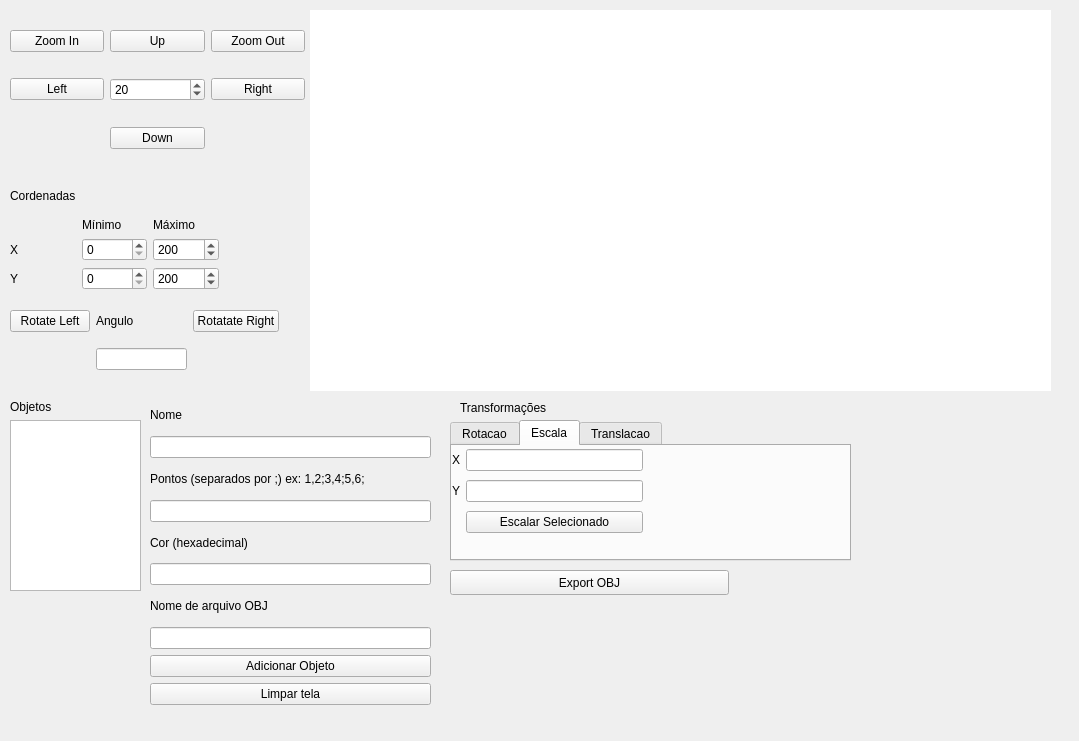
<?xml version="1.0" encoding="UTF-8"?>
<ui version="4.0">
 <class>MainWindow</class>
 <widget class="QWidget" name="MainWindow">
  <property name="geometry">
   <rect>
    <x>0</x>
    <y>0</y>
    <width>1079</width>
    <height>741</height>
   </rect>
  </property>
  <property name="windowTitle">
   <string>MainWindow</string>
  </property>
  <property name="styleSheet">
   <string notr="true"/>
  </property>
  <widget class="QWidget" name="gridLayoutWidget">
   <property name="geometry">
    <rect>
     <x>10</x>
     <y>10</y>
     <width>295</width>
     <height>159</height>
    </rect>
   </property>
   <layout class="QGridLayout" name="gridLayout">
    <item row="0" column="1">
     <widget class="QPushButton" name="buttonUp">
      <property name="text">
       <string>Up</string>
      </property>
     </widget>
    </item>
    <item row="1" column="2">
     <widget class="QPushButton" name="buttonRight">
      <property name="text">
       <string>Right</string>
      </property>
     </widget>
    </item>
    <item row="0" column="0">
     <widget class="QPushButton" name="buttonZoomIn">
      <property name="text">
       <string>Zoom In</string>
      </property>
     </widget>
    </item>
    <item row="0" column="2">
     <widget class="QPushButton" name="buttonZoomOut">
      <property name="text">
       <string>Zoom Out</string>
      </property>
     </widget>
    </item>
    <item row="1" column="1">
     <widget class="QSpinBox" name="spinBoxStep">
      <property name="value">
       <number>20</number>
      </property>
     </widget>
    </item>
    <item row="1" column="0">
     <widget class="QPushButton" name="buttonLeft">
      <property name="text">
       <string>Left</string>
      </property>
     </widget>
    </item>
    <item row="3" column="1">
     <widget class="QPushButton" name="buttonDown">
      <property name="text">
       <string>Down</string>
      </property>
     </widget>
    </item>
   </layout>
  </widget>
  <widget class="QWidget" name="drawArea" native="true">
   <property name="geometry">
    <rect>
     <x>310</x>
     <y>10</y>
     <width>741</width>
     <height>381</height>
    </rect>
   </property>
   <property name="palette">
    <palette>
     <active>
      <colorrole role="WindowText">
       <brush brushstyle="SolidPattern">
        <color alpha="255">
         <red>0</red>
         <green>0</green>
         <blue>0</blue>
        </color>
       </brush>
      </colorrole>
      <colorrole role="Button">
       <brush brushstyle="SolidPattern">
        <color alpha="255">
         <red>255</red>
         <green>255</green>
         <blue>255</blue>
        </color>
       </brush>
      </colorrole>
      <colorrole role="Light">
       <brush brushstyle="SolidPattern">
        <color alpha="255">
         <red>255</red>
         <green>255</green>
         <blue>255</blue>
        </color>
       </brush>
      </colorrole>
      <colorrole role="Midlight">
       <brush brushstyle="SolidPattern">
        <color alpha="255">
         <red>255</red>
         <green>255</green>
         <blue>255</blue>
        </color>
       </brush>
      </colorrole>
      <colorrole role="Dark">
       <brush brushstyle="SolidPattern">
        <color alpha="255">
         <red>127</red>
         <green>127</green>
         <blue>127</blue>
        </color>
       </brush>
      </colorrole>
      <colorrole role="Mid">
       <brush brushstyle="SolidPattern">
        <color alpha="255">
         <red>170</red>
         <green>170</green>
         <blue>170</blue>
        </color>
       </brush>
      </colorrole>
      <colorrole role="Text">
       <brush brushstyle="SolidPattern">
        <color alpha="255">
         <red>0</red>
         <green>0</green>
         <blue>0</blue>
        </color>
       </brush>
      </colorrole>
      <colorrole role="BrightText">
       <brush brushstyle="SolidPattern">
        <color alpha="255">
         <red>255</red>
         <green>255</green>
         <blue>255</blue>
        </color>
       </brush>
      </colorrole>
      <colorrole role="ButtonText">
       <brush brushstyle="SolidPattern">
        <color alpha="255">
         <red>0</red>
         <green>0</green>
         <blue>0</blue>
        </color>
       </brush>
      </colorrole>
      <colorrole role="Base">
       <brush brushstyle="SolidPattern">
        <color alpha="255">
         <red>255</red>
         <green>255</green>
         <blue>255</blue>
        </color>
       </brush>
      </colorrole>
      <colorrole role="Window">
       <brush brushstyle="SolidPattern">
        <color alpha="255">
         <red>255</red>
         <green>255</green>
         <blue>255</blue>
        </color>
       </brush>
      </colorrole>
      <colorrole role="Shadow">
       <brush brushstyle="SolidPattern">
        <color alpha="255">
         <red>0</red>
         <green>0</green>
         <blue>0</blue>
        </color>
       </brush>
      </colorrole>
      <colorrole role="AlternateBase">
       <brush brushstyle="SolidPattern">
        <color alpha="255">
         <red>255</red>
         <green>255</green>
         <blue>255</blue>
        </color>
       </brush>
      </colorrole>
      <colorrole role="ToolTipBase">
       <brush brushstyle="SolidPattern">
        <color alpha="255">
         <red>255</red>
         <green>255</green>
         <blue>220</blue>
        </color>
       </brush>
      </colorrole>
      <colorrole role="ToolTipText">
       <brush brushstyle="SolidPattern">
        <color alpha="255">
         <red>0</red>
         <green>0</green>
         <blue>0</blue>
        </color>
       </brush>
      </colorrole>
      <colorrole role="PlaceholderText">
       <brush brushstyle="SolidPattern">
        <color alpha="128">
         <red>0</red>
         <green>0</green>
         <blue>0</blue>
        </color>
       </brush>
      </colorrole>
     </active>
     <inactive>
      <colorrole role="WindowText">
       <brush brushstyle="SolidPattern">
        <color alpha="255">
         <red>0</red>
         <green>0</green>
         <blue>0</blue>
        </color>
       </brush>
      </colorrole>
      <colorrole role="Button">
       <brush brushstyle="SolidPattern">
        <color alpha="255">
         <red>255</red>
         <green>255</green>
         <blue>255</blue>
        </color>
       </brush>
      </colorrole>
      <colorrole role="Light">
       <brush brushstyle="SolidPattern">
        <color alpha="255">
         <red>255</red>
         <green>255</green>
         <blue>255</blue>
        </color>
       </brush>
      </colorrole>
      <colorrole role="Midlight">
       <brush brushstyle="SolidPattern">
        <color alpha="255">
         <red>255</red>
         <green>255</green>
         <blue>255</blue>
        </color>
       </brush>
      </colorrole>
      <colorrole role="Dark">
       <brush brushstyle="SolidPattern">
        <color alpha="255">
         <red>127</red>
         <green>127</green>
         <blue>127</blue>
        </color>
       </brush>
      </colorrole>
      <colorrole role="Mid">
       <brush brushstyle="SolidPattern">
        <color alpha="255">
         <red>170</red>
         <green>170</green>
         <blue>170</blue>
        </color>
       </brush>
      </colorrole>
      <colorrole role="Text">
       <brush brushstyle="SolidPattern">
        <color alpha="255">
         <red>0</red>
         <green>0</green>
         <blue>0</blue>
        </color>
       </brush>
      </colorrole>
      <colorrole role="BrightText">
       <brush brushstyle="SolidPattern">
        <color alpha="255">
         <red>255</red>
         <green>255</green>
         <blue>255</blue>
        </color>
       </brush>
      </colorrole>
      <colorrole role="ButtonText">
       <brush brushstyle="SolidPattern">
        <color alpha="255">
         <red>0</red>
         <green>0</green>
         <blue>0</blue>
        </color>
       </brush>
      </colorrole>
      <colorrole role="Base">
       <brush brushstyle="SolidPattern">
        <color alpha="255">
         <red>255</red>
         <green>255</green>
         <blue>255</blue>
        </color>
       </brush>
      </colorrole>
      <colorrole role="Window">
       <brush brushstyle="SolidPattern">
        <color alpha="255">
         <red>255</red>
         <green>255</green>
         <blue>255</blue>
        </color>
       </brush>
      </colorrole>
      <colorrole role="Shadow">
       <brush brushstyle="SolidPattern">
        <color alpha="255">
         <red>0</red>
         <green>0</green>
         <blue>0</blue>
        </color>
       </brush>
      </colorrole>
      <colorrole role="AlternateBase">
       <brush brushstyle="SolidPattern">
        <color alpha="255">
         <red>255</red>
         <green>255</green>
         <blue>255</blue>
        </color>
       </brush>
      </colorrole>
      <colorrole role="ToolTipBase">
       <brush brushstyle="SolidPattern">
        <color alpha="255">
         <red>255</red>
         <green>255</green>
         <blue>220</blue>
        </color>
       </brush>
      </colorrole>
      <colorrole role="ToolTipText">
       <brush brushstyle="SolidPattern">
        <color alpha="255">
         <red>0</red>
         <green>0</green>
         <blue>0</blue>
        </color>
       </brush>
      </colorrole>
      <colorrole role="PlaceholderText">
       <brush brushstyle="SolidPattern">
        <color alpha="128">
         <red>0</red>
         <green>0</green>
         <blue>0</blue>
        </color>
       </brush>
      </colorrole>
     </inactive>
     <disabled>
      <colorrole role="WindowText">
       <brush brushstyle="SolidPattern">
        <color alpha="255">
         <red>127</red>
         <green>127</green>
         <blue>127</blue>
        </color>
       </brush>
      </colorrole>
      <colorrole role="Button">
       <brush brushstyle="SolidPattern">
        <color alpha="255">
         <red>255</red>
         <green>255</green>
         <blue>255</blue>
        </color>
       </brush>
      </colorrole>
      <colorrole role="Light">
       <brush brushstyle="SolidPattern">
        <color alpha="255">
         <red>255</red>
         <green>255</green>
         <blue>255</blue>
        </color>
       </brush>
      </colorrole>
      <colorrole role="Midlight">
       <brush brushstyle="SolidPattern">
        <color alpha="255">
         <red>255</red>
         <green>255</green>
         <blue>255</blue>
        </color>
       </brush>
      </colorrole>
      <colorrole role="Dark">
       <brush brushstyle="SolidPattern">
        <color alpha="255">
         <red>127</red>
         <green>127</green>
         <blue>127</blue>
        </color>
       </brush>
      </colorrole>
      <colorrole role="Mid">
       <brush brushstyle="SolidPattern">
        <color alpha="255">
         <red>170</red>
         <green>170</green>
         <blue>170</blue>
        </color>
       </brush>
      </colorrole>
      <colorrole role="Text">
       <brush brushstyle="SolidPattern">
        <color alpha="255">
         <red>127</red>
         <green>127</green>
         <blue>127</blue>
        </color>
       </brush>
      </colorrole>
      <colorrole role="BrightText">
       <brush brushstyle="SolidPattern">
        <color alpha="255">
         <red>255</red>
         <green>255</green>
         <blue>255</blue>
        </color>
       </brush>
      </colorrole>
      <colorrole role="ButtonText">
       <brush brushstyle="SolidPattern">
        <color alpha="255">
         <red>127</red>
         <green>127</green>
         <blue>127</blue>
        </color>
       </brush>
      </colorrole>
      <colorrole role="Base">
       <brush brushstyle="SolidPattern">
        <color alpha="255">
         <red>255</red>
         <green>255</green>
         <blue>255</blue>
        </color>
       </brush>
      </colorrole>
      <colorrole role="Window">
       <brush brushstyle="SolidPattern">
        <color alpha="255">
         <red>255</red>
         <green>255</green>
         <blue>255</blue>
        </color>
       </brush>
      </colorrole>
      <colorrole role="Shadow">
       <brush brushstyle="SolidPattern">
        <color alpha="255">
         <red>0</red>
         <green>0</green>
         <blue>0</blue>
        </color>
       </brush>
      </colorrole>
      <colorrole role="AlternateBase">
       <brush brushstyle="SolidPattern">
        <color alpha="255">
         <red>255</red>
         <green>255</green>
         <blue>255</blue>
        </color>
       </brush>
      </colorrole>
      <colorrole role="ToolTipBase">
       <brush brushstyle="SolidPattern">
        <color alpha="255">
         <red>255</red>
         <green>255</green>
         <blue>220</blue>
        </color>
       </brush>
      </colorrole>
      <colorrole role="ToolTipText">
       <brush brushstyle="SolidPattern">
        <color alpha="255">
         <red>0</red>
         <green>0</green>
         <blue>0</blue>
        </color>
       </brush>
      </colorrole>
      <colorrole role="PlaceholderText">
       <brush brushstyle="SolidPattern">
        <color alpha="128">
         <red>0</red>
         <green>0</green>
         <blue>0</blue>
        </color>
       </brush>
      </colorrole>
     </disabled>
    </palette>
   </property>
   <property name="styleSheet">
    <string notr="true">background-color: rgb(255, 255, 255)</string>
   </property>
  </widget>
  <widget class="QWidget" name="verticalLayoutWidget">
   <property name="geometry">
    <rect>
     <x>10</x>
     <y>180</y>
     <width>209</width>
     <height>110</height>
    </rect>
   </property>
   <layout class="QVBoxLayout" name="verticalLayout">
    <item>
     <widget class="QLabel" name="label_2">
      <property name="text">
       <string>Cordenadas</string>
      </property>
     </widget>
    </item>
    <item>
     <layout class="QGridLayout" name="gridLayout_2">
      <item row="0" column="2">
       <widget class="QLabel" name="label_4">
        <property name="text">
         <string>Máximo</string>
        </property>
       </widget>
      </item>
      <item row="0" column="1">
       <widget class="QLabel" name="label_3">
        <property name="text">
         <string>Mínimo</string>
        </property>
       </widget>
      </item>
      <item row="2" column="2">
       <widget class="QSpinBox" name="spinBoxXMax">
        <property name="maximum">
         <number>1000</number>
        </property>
        <property name="value">
         <number>200</number>
        </property>
       </widget>
      </item>
      <item row="3" column="2">
       <widget class="QSpinBox" name="spinBoxYMax">
        <property name="maximum">
         <number>1000</number>
        </property>
        <property name="value">
         <number>200</number>
        </property>
       </widget>
      </item>
      <item row="3" column="1">
       <widget class="QSpinBox" name="spinBoxYMin">
        <property name="maximum">
         <number>1000</number>
        </property>
       </widget>
      </item>
      <item row="2" column="0">
       <widget class="QLabel" name="label_5">
        <property name="text">
         <string>X</string>
        </property>
       </widget>
      </item>
      <item row="2" column="1">
       <widget class="QSpinBox" name="spinBoxXMin">
        <property name="maximum">
         <number>1000</number>
        </property>
        <property name="value">
         <number>0</number>
        </property>
       </widget>
      </item>
      <item row="3" column="0">
       <widget class="QLabel" name="label_6">
        <property name="text">
         <string>Y</string>
        </property>
       </widget>
      </item>
     </layout>
    </item>
   </layout>
  </widget>
  <widget class="QWidget" name="verticalLayoutWidget_2">
   <property name="geometry">
    <rect>
     <x>10</x>
     <y>400</y>
     <width>131</width>
     <height>191</height>
    </rect>
   </property>
   <layout class="QVBoxLayout" name="verticalLayout_2">
    <item>
     <widget class="QLabel" name="label">
      <property name="text">
       <string>Objetos</string>
      </property>
     </widget>
    </item>
    <item>
     <widget class="QListWidget" name="listWidget"/>
    </item>
   </layout>
  </widget>
  <widget class="QWidget" name="verticalLayoutWidget_3">
   <property name="geometry">
    <rect>
     <x>150</x>
     <y>400</y>
     <width>281</width>
     <height>305</height>
    </rect>
   </property>
   <layout class="QVBoxLayout" name="verticalLayout_3">
    <item>
     <widget class="QLabel" name="label_7">
      <property name="text">
       <string>Nome</string>
      </property>
     </widget>
    </item>
    <item>
     <widget class="QLineEdit" name="shapeNameInput"/>
    </item>
    <item>
     <widget class="QLabel" name="label_8">
      <property name="text">
       <string>Pontos (separados por ;) ex: 1,2;3,4;5,6;</string>
      </property>
     </widget>
    </item>
    <item>
     <widget class="QLineEdit" name="shapePointsInput"/>
    </item>
    <item>
     <widget class="QLabel" name="label_18">
      <property name="text">
       <string>Cor (hexadecimal)</string>
      </property>
     </widget>
    </item>
    <item>
     <widget class="QLineEdit" name="shapeColorInput"/>
    </item>
    <item>
     <widget class="QLabel" name="label_21">
      <property name="text">
       <string>Nome de arquivo OBJ</string>
      </property>
     </widget>
    </item>
    <item>
     <widget class="QLineEdit" name="shapeOBJInput"/>
    </item>
    <item>
     <widget class="QPushButton" name="buttonAddShape">
      <property name="text">
       <string>Adicionar Objeto</string>
      </property>
     </widget>
    </item>
    <item>
     <widget class="QPushButton" name="buttonClean">
      <property name="text">
       <string>Limpar tela</string>
      </property>
     </widget>
    </item>
   </layout>
  </widget>
  <widget class="QTabWidget" name="tabWidget">
   <property name="geometry">
    <rect>
     <x>450</x>
     <y>420</y>
     <width>401</width>
     <height>141</height>
    </rect>
   </property>
   <property name="currentIndex">
    <number>1</number>
   </property>
   <widget class="QWidget" name="tab">
    <attribute name="title">
     <string>Rotacao</string>
    </attribute>
    <widget class="QWidget" name="gridLayoutWidget_3">
     <property name="geometry">
      <rect>
       <x>10</x>
       <y>0</y>
       <width>225</width>
       <height>91</height>
      </rect>
     </property>
     <layout class="QGridLayout" name="gridLayout_4">
      <item row="0" column="1">
       <widget class="QLineEdit" name="rotateAngleInput"/>
      </item>
      <item row="1" column="1">
       <widget class="QPushButton" name="rotateButton">
        <property name="text">
         <string>Rotacionar Selecionado</string>
        </property>
       </widget>
      </item>
      <item row="0" column="0">
       <widget class="QLabel" name="label_11">
        <property name="text">
         <string>Ângulo</string>
        </property>
       </widget>
      </item>
     </layout>
    </widget>
    <widget class="QWidget" name="verticalLayoutWidget_4">
     <property name="geometry">
      <rect>
       <x>240</x>
       <y>0</y>
       <width>151</width>
       <height>114</height>
      </rect>
     </property>
     <layout class="QVBoxLayout" name="verticalLayout_4">
      <item>
       <widget class="QRadioButton" name="radioButtonRotateCenter">
        <property name="text">
         <string>Centro do objeto</string>
        </property>
       </widget>
      </item>
      <item>
       <widget class="QRadioButton" name="radioBradioButtonRotateOrigin">
        <property name="text">
         <string>Origem</string>
        </property>
       </widget>
      </item>
      <item>
       <widget class="QRadioButton" name="radioButtonRotatePoint">
        <property name="text">
         <string>Ponto arbitrátio</string>
        </property>
       </widget>
      </item>
      <item>
       <widget class="QLineEdit" name="rotatePointInput"/>
      </item>
     </layout>
    </widget>
   </widget>
   <widget class="QWidget" name="tab_2">
    <attribute name="title">
     <string>Escala</string>
    </attribute>
    <widget class="QWidget" name="gridLayoutWidget_2">
     <property name="geometry">
      <rect>
       <x>0</x>
       <y>0</y>
       <width>191</width>
       <height>91</height>
      </rect>
     </property>
     <layout class="QGridLayout" name="gridLayout_3">
      <item row="2" column="1">
       <widget class="QPushButton" name="scaleButton">
        <property name="text">
         <string>Escalar Selecionado</string>
        </property>
       </widget>
      </item>
      <item row="0" column="1">
       <widget class="QLineEdit" name="scaleInputX"/>
      </item>
      <item row="1" column="1">
       <widget class="QLineEdit" name="scaleInputY"/>
      </item>
      <item row="0" column="0">
       <widget class="QLabel" name="label_9">
        <property name="text">
         <string>X</string>
        </property>
       </widget>
      </item>
      <item row="1" column="0">
       <widget class="QLabel" name="label_10">
        <property name="text">
         <string>Y</string>
        </property>
       </widget>
      </item>
     </layout>
    </widget>
   </widget>
   <widget class="QWidget" name="Translacao">
    <attribute name="title">
     <string>Translacao</string>
    </attribute>
    <widget class="QWidget" name="gridLayoutWidget_6">
     <property name="geometry">
      <rect>
       <x>0</x>
       <y>0</y>
       <width>191</width>
       <height>91</height>
      </rect>
     </property>
     <layout class="QGridLayout" name="gridLayout_7">
      <item row="2" column="1">
       <widget class="QPushButton" name="translateButton">
        <property name="text">
         <string>Transladar Selecionado</string>
        </property>
       </widget>
      </item>
      <item row="0" column="1">
       <widget class="QLineEdit" name="translateInputX"/>
      </item>
      <item row="1" column="1">
       <widget class="QLineEdit" name="translateInputY"/>
      </item>
      <item row="0" column="0">
       <widget class="QLabel" name="label_15">
        <property name="text">
         <string>X</string>
        </property>
       </widget>
      </item>
      <item row="1" column="0">
       <widget class="QLabel" name="label_16">
        <property name="text">
         <string>Y</string>
        </property>
       </widget>
      </item>
     </layout>
    </widget>
   </widget>
  </widget>
  <widget class="QLabel" name="label_17">
   <property name="geometry">
    <rect>
     <x>460</x>
     <y>400</y>
     <width>101</width>
     <height>16</height>
    </rect>
   </property>
   <property name="text">
    <string>Transformações</string>
   </property>
  </widget>
  <widget class="QWidget" name="gridLayoutWidget_4">
   <property name="geometry">
    <rect>
     <x>10</x>
     <y>300</y>
     <width>269</width>
     <height>80</height>
    </rect>
   </property>
   <layout class="QGridLayout" name="gridLayout_5">
    <item row="0" column="1">
     <widget class="QLabel" name="label_12">
      <property name="text">
       <string>Angulo</string>
      </property>
     </widget>
    </item>
    <item row="1" column="1">
     <widget class="QLineEdit" name="rotateWindowAngleInput"/>
    </item>
    <item row="0" column="0">
     <widget class="QPushButton" name="rotateWindowLeftButton">
      <property name="text">
       <string>Rotate Left</string>
      </property>
     </widget>
    </item>
    <item row="0" column="2">
     <widget class="QPushButton" name="rotateWindowRightButton">
      <property name="text">
       <string>Rotatate Right</string>
      </property>
     </widget>
    </item>
   </layout>
  </widget>
  <widget class="QPushButton" name="exportOBJButton">
   <property name="geometry">
    <rect>
     <x>450</x>
     <y>570</y>
     <width>279</width>
     <height>25</height>
    </rect>
   </property>
   <property name="text">
    <string>Export OBJ</string>
   </property>
  </widget>
 </widget>
 <resources/>
 <connections/>
</ui>
